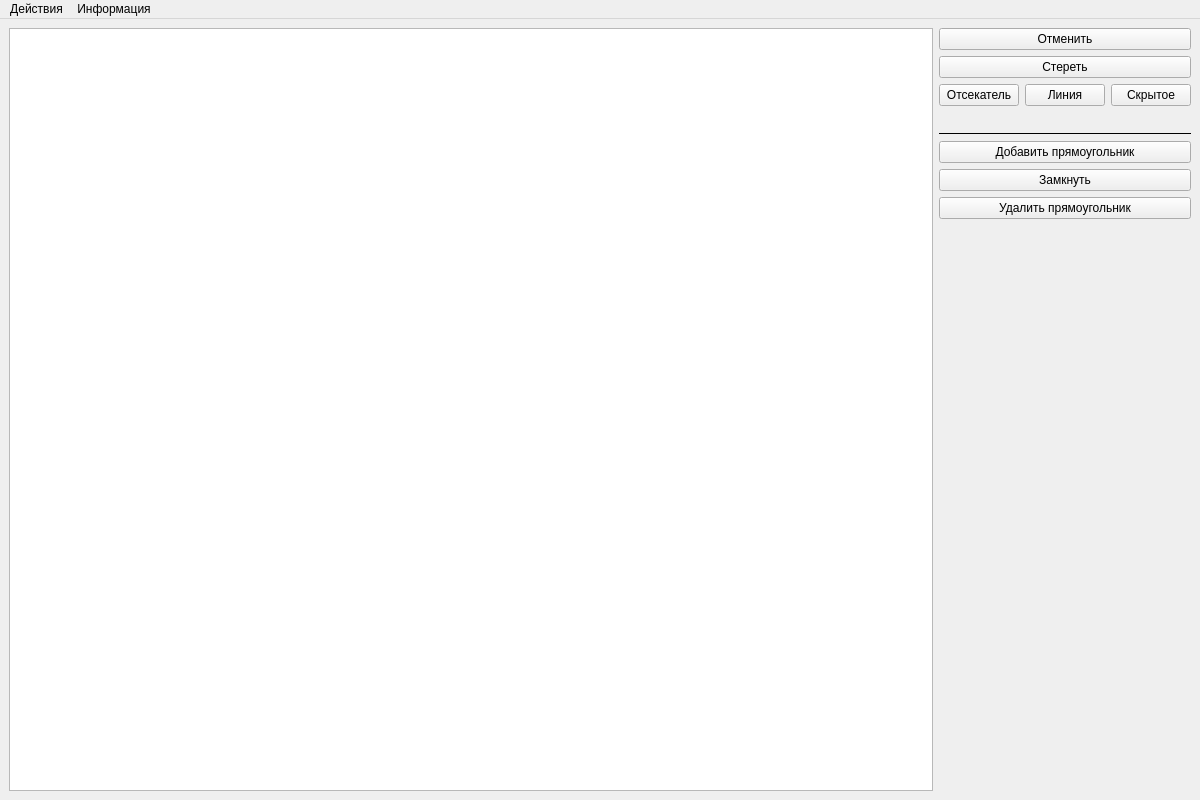
<?xml version="1.0" encoding="UTF-8"?>
<ui version="4.0">
 <class>MainWindow</class>
 <widget class="QMainWindow" name="MainWindow">
  <property name="geometry">
   <rect>
    <x>0</x>
    <y>0</y>
    <width>1200</width>
    <height>800</height>
   </rect>
  </property>
  <property name="minimumSize">
   <size>
    <width>1200</width>
    <height>800</height>
   </size>
  </property>
  <property name="windowTitle">
   <string>Параша №7</string>
  </property>
  <widget class="QWidget" name="centralwidget">
   <layout class="QHBoxLayout" name="horizontalLayout_2">
    <item>
     <widget class="QGraphicsView" name="canvas">
      <property name="verticalScrollBarPolicy">
       <enum>Qt::ScrollBarAlwaysOff</enum>
      </property>
      <property name="horizontalScrollBarPolicy">
       <enum>Qt::ScrollBarAlwaysOff</enum>
      </property>
      <property name="sizeAdjustPolicy">
       <enum>QAbstractScrollArea::AdjustToContents</enum>
      </property>
     </widget>
    </item>
    <item>
     <layout class="QVBoxLayout" name="verticalLayout_4">
      <item>
       <layout class="QHBoxLayout" name="horizontalLayout_4">
        <item>
         <widget class="QPushButton" name="undoButton">
          <property name="sizePolicy">
           <sizepolicy hsizetype="Minimum" vsizetype="Fixed">
            <horstretch>0</horstretch>
            <verstretch>0</verstretch>
           </sizepolicy>
          </property>
          <property name="text">
           <string>Отменить</string>
          </property>
         </widget>
        </item>
       </layout>
      </item>
      <item>
       <widget class="QPushButton" name="clearButton">
        <property name="sizePolicy">
         <sizepolicy hsizetype="Minimum" vsizetype="Fixed">
          <horstretch>0</horstretch>
          <verstretch>0</verstretch>
         </sizepolicy>
        </property>
        <property name="text">
         <string>Стереть</string>
        </property>
       </widget>
      </item>
      <item>
       <layout class="QHBoxLayout" name="horizontalLayout">
        <item>
         <layout class="QVBoxLayout" name="verticalLayout_2">
          <item>
           <widget class="QPushButton" name="bgColorButton">
            <property name="styleSheet">
             <string notr="true"/>
            </property>
            <property name="text">
             <string>Отсекатель</string>
            </property>
            <property name="flat">
             <bool>false</bool>
            </property>
           </widget>
          </item>
          <item>
           <widget class="QLabel" name="bgColorLabel">
            <property name="text">
             <string/>
            </property>
           </widget>
          </item>
         </layout>
        </item>
        <item>
         <layout class="QVBoxLayout" name="verticalLayout">
          <item>
           <widget class="QPushButton" name="lineColorButton">
            <property name="text">
             <string>Линия</string>
            </property>
           </widget>
          </item>
          <item>
           <widget class="QLabel" name="lineColorLabel">
            <property name="text">
             <string/>
            </property>
           </widget>
          </item>
         </layout>
        </item>
        <item>
         <layout class="QVBoxLayout" name="verticalLayout_3">
          <item>
           <widget class="QPushButton" name="hiddenColorButton">
            <property name="styleSheet">
             <string notr="true"/>
            </property>
            <property name="text">
             <string>Скрытое</string>
            </property>
            <property name="flat">
             <bool>false</bool>
            </property>
           </widget>
          </item>
          <item>
           <widget class="QLabel" name="hiddenColorLabel">
            <property name="text">
             <string/>
            </property>
           </widget>
          </item>
         </layout>
        </item>
       </layout>
      </item>
      <item>
       <widget class="Line" name="line">
        <property name="frameShadow">
         <enum>QFrame::Plain</enum>
        </property>
        <property name="orientation">
         <enum>Qt::Horizontal</enum>
        </property>
       </widget>
      </item>
      <item>
       <widget class="QPushButton" name="addeangleAutoRect">
        <property name="text">
         <string>Добавить прямоугольник</string>
        </property>
       </widget>
      </item>
      <item>
       <widget class="QPushButton" name="endRectangleButton">
        <property name="text">
         <string>Замкнуть</string>
        </property>
       </widget>
      </item>
      <item>
       <widget class="QPushButton" name="deleteRectangleButton">
        <property name="text">
         <string>Удалить прямоугольник</string>
        </property>
       </widget>
      </item>
      <item>
       <layout class="QHBoxLayout" name="horizontalLayout_3"/>
      </item>
      <item>
       <spacer name="verticalSpacer">
        <property name="orientation">
         <enum>Qt::Vertical</enum>
        </property>
        <property name="sizeHint" stdset="0">
         <size>
          <width>20</width>
          <height>40</height>
         </size>
        </property>
       </spacer>
      </item>
     </layout>
    </item>
   </layout>
  </widget>
  <widget class="QMenuBar" name="menubar">
   <property name="geometry">
    <rect>
     <x>0</x>
     <y>0</y>
     <width>1200</width>
     <height>29</height>
    </rect>
   </property>
   <widget class="QMenu" name="menu">
    <property name="title">
     <string>Действия</string>
    </property>
    <addaction name="exitAction"/>
   </widget>
   <widget class="QMenu" name="menu_2">
    <property name="title">
     <string>Информация</string>
    </property>
    <addaction name="authorInfoAction"/>
    <addaction name="programInfoAction"/>
   </widget>
   <addaction name="menu"/>
   <addaction name="menu_2"/>
  </widget>
  <action name="exitAction">
   <property name="text">
    <string>Выход</string>
   </property>
  </action>
  <action name="authorInfoAction">
   <property name="text">
    <string>Об авторе</string>
   </property>
  </action>
  <action name="programInfoAction">
   <property name="text">
    <string>О программе</string>
   </property>
  </action>
 </widget>
 <resources/>
 <connections/>
</ui>
